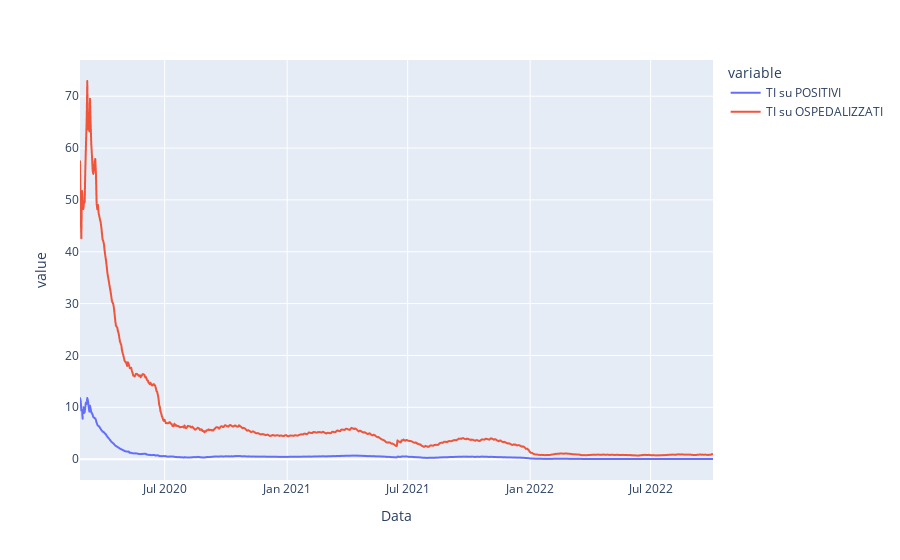

The notebook cell this image was saved under:
### Code cell
# Terapia intensiva e ospedalizzati su positivi
rate_ti=pd.DataFrame({'Data':giorni,
                      'TI su POSITIVI':100*trend['terapia_intensiva']['Italia']/trend['totale_positivi']['Italia'],
                      'TI su OSPEDALIZZATI':100*trend['totale_ospedalizzati']['Italia']/trend['totale_positivi']['Italia']})


fig=px.line(data_frame=rate_ti,
           x='Data',
           y=['TI su POSITIVI','TI su OSPEDALIZZATI'])

fig.show()

### Figure 1 — Plotly figure (JSON) as saved in the notebook; plotly's stock layout.template omitted (floating-point values rounded to 4 significant figures; data arrays with more than 128 entries replaced by an {"elided": "..."} marker saying what was removed)
{"data": [{"hovertemplate": "variable=TI su POSITIVI<br>Data=%{x}<br>value=%{y}<extra></extra>", "legendgroup": "TI su POSITIVI", "line": {"color": "#636efa", "dash": "solid"}, "mode": "lines", "name": "TI su POSITIVI", "showlegend": true, "type": "scattergl", "x": {"elided": "952 str values"}, "xaxis": "x", "y": {"elided": "952 float values"}, "yaxis": "y"}, {"hovertemplate": "variable=TI su OSPEDALIZZATI<br>Data=%{x}<br>value=%{y}<extra></extra>", "legendgroup": "TI su OSPEDALIZZATI", "line": {"color": "#EF553B", "dash": "solid"}, "mode": "lines", "name": "TI su OSPEDALIZZATI", "showlegend": true, "type": "scattergl", "x": {"elided": "952 str values"}, "xaxis": "x", "y": {"elided": "952 float values"}, "yaxis": "y"}], "layout": {"legend": {"title": {"text": "variable"}, "tracegroupgap": 0}, "margin": {"t": 60}, "xaxis": {"anchor": "y", "domain": [0, 1], "title": {"text": "Data"}}, "yaxis": {"anchor": "x", "domain": [0, 1], "title": {"text": "value"}}}}
